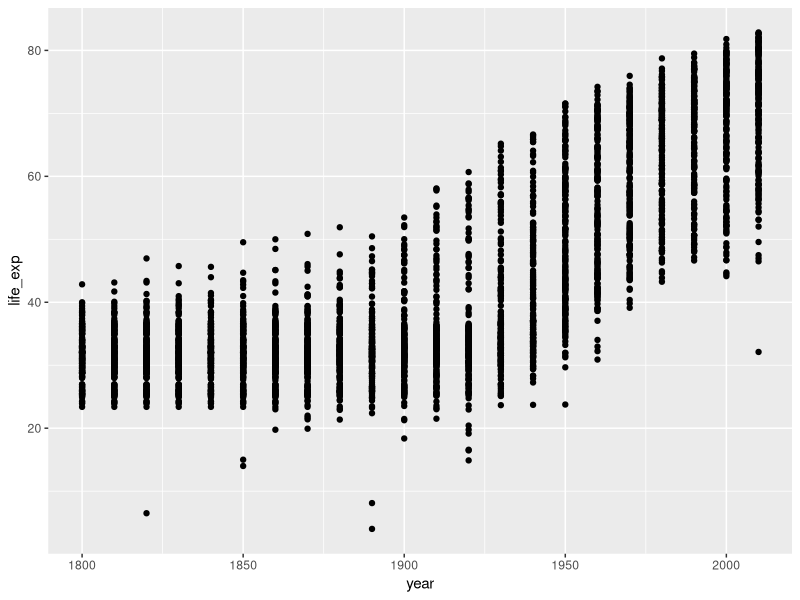
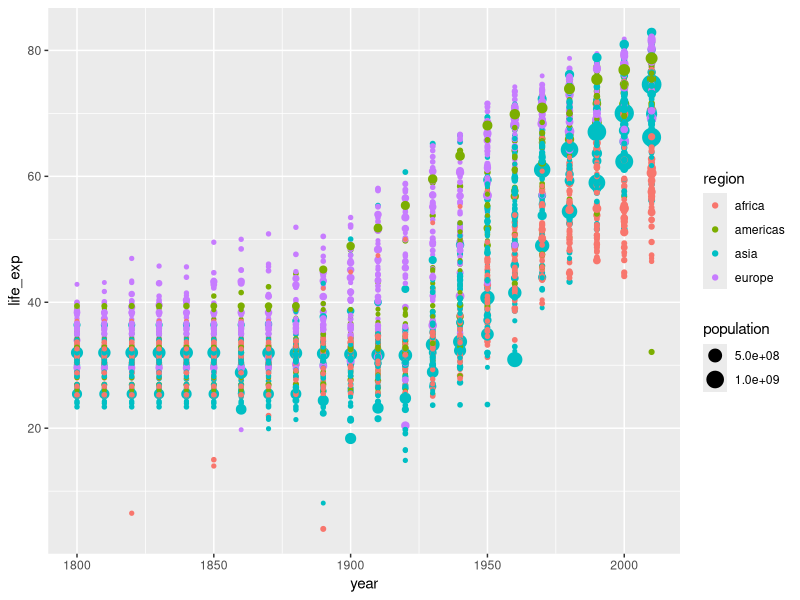
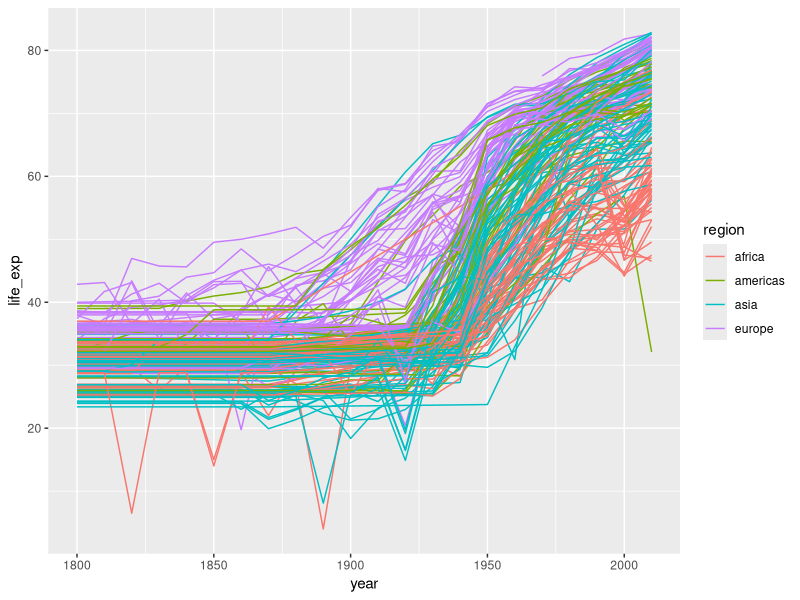
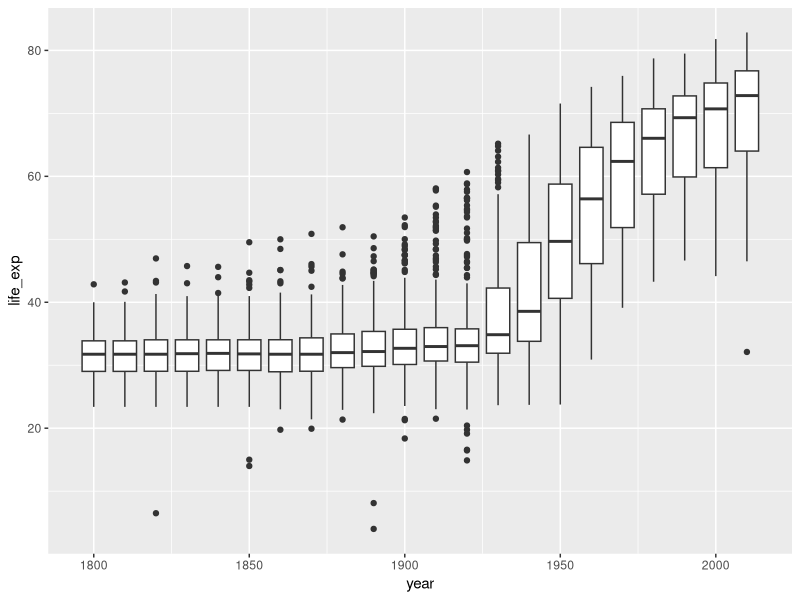
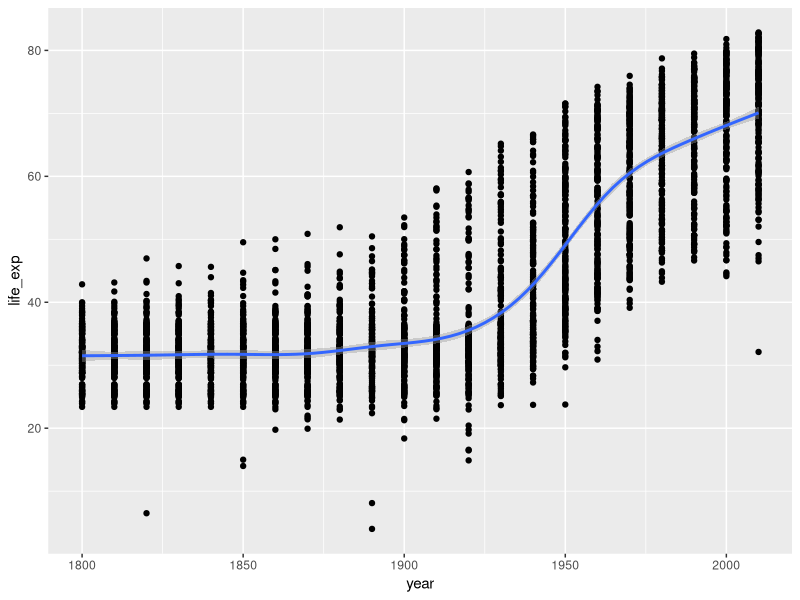
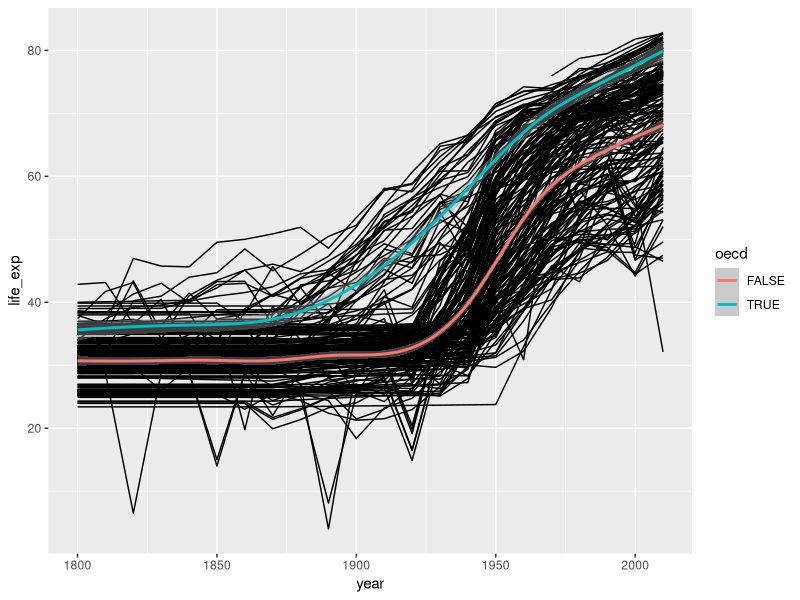
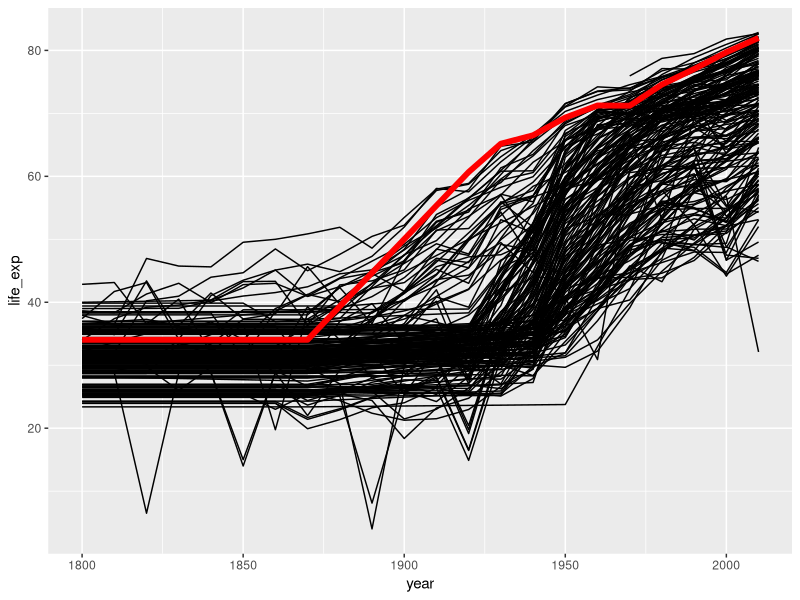
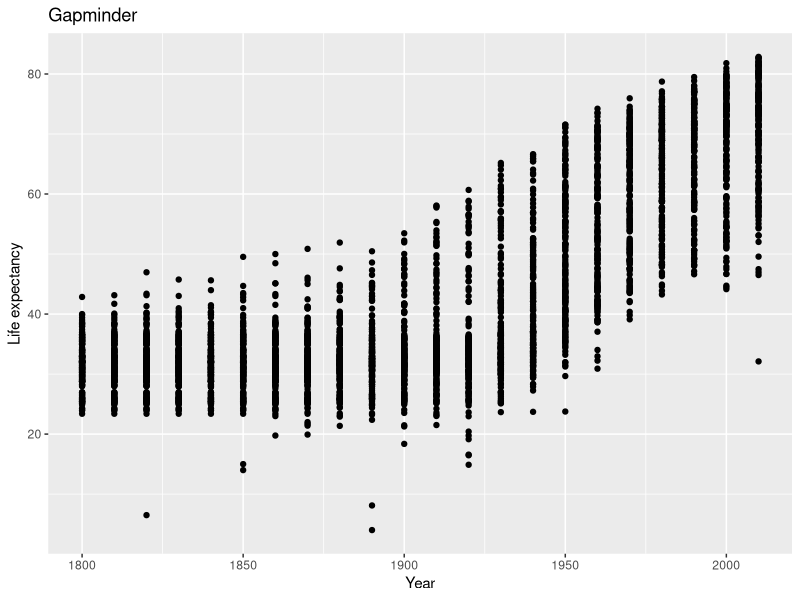

The R source for these figures, in order:
## ---- chunk 1
knitr::opts_chunk$set(fig.width=6, fig.height=3, fig.align="center", comment="    ")
## ---- chunk 2
library(tidyverse)
## ---- chunk 3
geo <- read_csv("r-intro-2-files/geo.csv")
gap <- read_csv("r-intro-2-files/gap-minder.csv")
gap_geo <- left_join(gap, geo, by="name")
## ---- chunk 4
ggplot(gap_geo, aes(x=year, y=life_exp)) +
    geom_point()
## ---- chunk 5
ggplot(gap_geo, aes(x=year, y=life_exp, color=region, size=population)) +
    geom_point()
## ---- chunk 6
gap2010 <- filter(gap_geo, year == 2010)
## ---- chunk 7
ggplot(gap_geo, aes(x=year, y=life_exp, group=name, color=region)) +
    geom_line()
## ---- chunk 8
ggplot(gap_geo, aes(x=year, y=life_exp, group=year)) +
    geom_boxplot()
## ---- chunk 9
ggplot(gap_geo, aes(x=year, y=life_exp)) +
    geom_point() +
    geom_smooth()
## ---- chunk 10
ggplot(gap_geo, aes(x=year, y=life_exp)) +
    geom_line(aes(group=name)) +
    geom_smooth(aes(color=oecd))
## ---- chunk 11
gap_australia <- filter(gap_geo, name == "Australia")

ggplot(gap_geo, aes(x=year, y=life_exp, group=name)) +
    geom_line() +
    geom_line(data=gap_australia, color="red", size=2)
## ---- chunk 12
ggplot(gap_geo, aes(x=year, y=life_exp)) +
    geom_point() +
    labs(x="Year", y="Life expectancy", title="Gapminder")
## ---- chunk 13
ggplot(gap_geo, aes(x=year, y=life_exp)) +
    geom_point() +
    coord_cartesian(ylim=c(0,90))
## ---- chunk 14
ggplot(gap_geo, aes(x=year, y=life_exp, group=name)) +
    geom_line() +
    facet_wrap(~ region)
